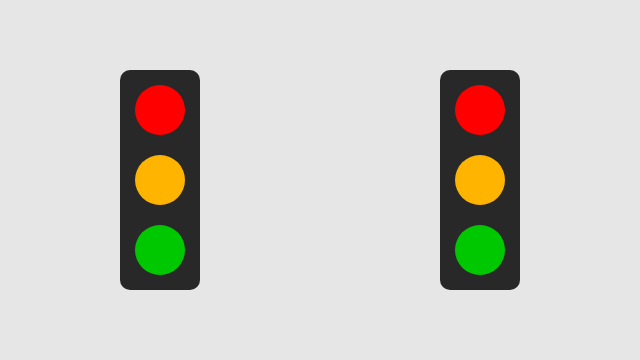
Frame 1 (no input)
Frame 60 (no input): identical to frame 1, image omitted
Frame 120 (the mouse pressed at the canvas centre since frame 60): identical to frame 1, image omitted

The p5.js sketch that drew this single still picture (run headless with seeded random() and noise() and a simulated clock; from frame 60 on, the mouse is pressed at the canvas centre):

// p5.js sketch
// ── sketch.js
// Extra: a traffic light, built from three balls.
//
// createBall() and displayBall() are exactly the functions from sketches
// 07 and 08 — unchanged. createTrafficLight() calls createBall() three
// times to build one light; displayTrafficLight() calls displayBall()
// three times to draw it, after moving the drawing origin to the light's
// position with translate(). Once translated, every ball's position is
// just a small, fixed offset from (0, 0) — push()/pop() keep that
// temporary move from affecting anything drawn afterwards.

// --- unchanged from sketches 07/08 ---
function createBall(x, y, d, c) {
    let b = {
        x: x,
        y: y,
        diameter: d,
        col: c
    };
    return b;
}

function displayBall(b) {
    noStroke();
    fill(b.col);
    circle(b.x, b.y, b.diameter);
}

// --- new: a traffic light, built from three balls ---
function createTrafficLight(x, y) {
    let t = { x: x, y: y };

    // Each ball's position is a small, fixed offset from the traffic
    // light's own (0, 0) — not from its actual on-canvas position. That's
    // only true because displayTrafficLight() translates to (x, y) before
    // drawing any of them.
    t.red = createBall(0, -70, 50, color(255, 0, 0));
    t.amber = createBall(0, 0, 50, color(255, 180, 0));
    t.green = createBall(0, 70, 50, color(0, 200, 0));

    return t;
}

function displayTrafficLight(t) {
    push();                       // remember the current origin
    translate(t.x, t.y);          // move the origin to this light's position

    noStroke();
    fill(40);
    rect(-40, -110, 80, 220, 10); // the housing, drawn relative to (0, 0)

    displayBall(t.red);           // each ball still just draws itself —
    displayBall(t.amber);         // it has no idea the origin has moved
    displayBall(t.green);

    pop();                        // restore the origin for whatever's next
}

let light1, light2;
const bg = 230;

function setup() {
    createCanvas(640, 360);
    background(bg);

    light1 = createTrafficLight(160, 180);
    light2 = createTrafficLight(480, 180);

    displayTrafficLight(light1);
    displayTrafficLight(light2);
}

function draw() {
}
